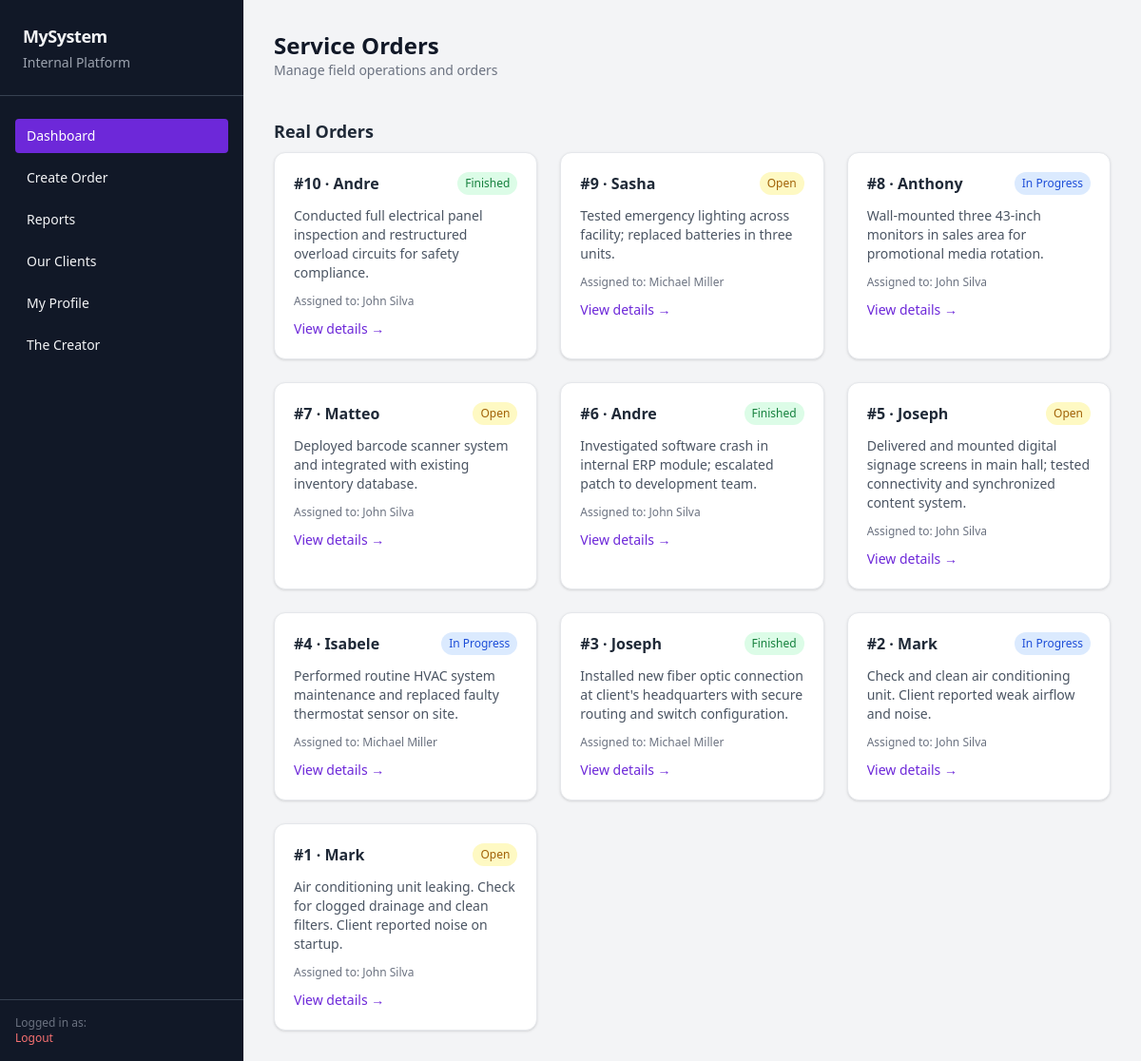
/dashboard/ (signed in), run on the app's committed database.
### app/models.py (models this page shows, shortened)
class ServiceOrder(models.Model):
    STATUS_CHOICES = [
        ('open', 'Open'),
        ('in_progress', 'In Progress'),
        ('finished', 'Finished'),
    ]
    client = models.ForeignKey(Client, on_delete=models.CASCADE)
    description = models.TextField()
    status = models.CharField(max_length=20, choices=STATUS_CHOICES, default='open')
    created_at = models.DateTimeField(auto_now_add=True)
    updated_at = models.DateTimeField(auto_now=True)
    created_by = models.ForeignKey(User, on_delete=models.PROTECT, related_name='created_orders')
    assigned_to = models.ForeignKey(User, on_delete=models.SET_NULL, null=True, blank=True, related_name='assigned_orders')

class Client(models.Model):
    name = models.CharField(max_length=150)
    address = models.CharField(max_length=255)
    contact = models.CharField(max_length=100, blank=True)

class User(AbstractUser):
    ROLE_CHOICES = (
        ('technician', 'Technician'),
        ('manager', 'Manager'),
    )
    role = models.CharField(max_length=20, choices=ROLE_CHOICES)
    full_name = models.CharField(max_length=150)

### app/views.py (the view)
# urls.py: path('', lambda request: redirect('dashboard'), name='home'),
@login_required
def dashboard(request):
    orders = ServiceOrder.objects.all().order_by("-created_at")
    demo_orders = request.session.get("demo_orders", []) if is_demo_user(request.user) else []
    return render(request, 'dashboard.html', {
        "orders": orders,
        "demo_orders": demo_orders,
        "demo": is_demo_user(request.user)
    })

### app/views.py (called while the page is built)
def is_demo_user(user):
    return user.username == "demo"

### templates/dashboard.html (shortened to what this page needs)
{% load static %}
<!DOCTYPE html>
<html lang="en">
<head>
  <script src="https://cdn.tailwindcss.com"></script>
</head>
<body class="bg-gray-100 text-gray-900 min-h-screen">
  <div class="flex h-screen overflow-hidden">
    <aside class="w-64 bg-gray-900 text-gray-100 flex flex-col justify-between">
      <div>
        <div class="p-6 border-b border-gray-700">
          <h1 class="text-lg font-bold tracking-tight">MySystem</h1>
          <p class="text-sm text-gray-400 mt-1">Internal Platform</p>
        </div>
        <nav class="px-4 py-6 space-y-2 text-sm font-medium">
          <a href="{% url 'dashboard' %}" class="block px-3 py-2 rounded bg-violet-700 text-white">Dashboard</a>
          <a href="{% url 'create_service_order' %}" class="block px-3 py-2 rounded hover:bg-gray-800">Create Order</a>
          <a href="{% url 'reports' %}" class="block px-3 py-2 rounded hover:bg-gray-800">Reports</a>
          <a href="{% url 'see_clients' %}" class="block px-3 py-2 rounded hover:bg-gray-800">Our Clients</a>
          <a href="{% url 'my_profile' %}" class="block px-3 py-2 rounded hover:bg-gray-800">My Profile</a>
          <a href="{% url 'portfolio' %}" class="block px-3 py-2 rounded hover:bg-gray-800">The Creator</a>
        </nav>
      </div>
      <div class="p-4 text-xs text-gray-500 border-t border-gray-700">
        Logged in as: {{ request.user.full_name }}<br />
        <a href="{% url 'logout' %}" class="text-red-400 hover:underline">Logout</a>
      </div>
    </aside>
    <main class="flex-1 p-8 overflow-y-auto space-y-10">
      <div class="flex items-center justify-between">
        <div>
          <h2 class="text-2xl font-bold">Service Orders</h2>
          <p class="text-sm text-gray-500">Manage field operations and orders</p>
        </div>
      </div>
      <section>
        <h3 class="text-lg font-semibold text-gray-800 mb-2">Real Orders</h3>
        <div class="grid grid-cols-1 md:grid-cols-2 lg:grid-cols-3 gap-6" id="orders-list">
          {% for order in orders %}
            <div class="bg-white rounded-xl shadow p-5 border border-gray-200 hover:shadow-md transition">
              <div class="flex justify-between items-start mb-3">
                <h4 class="text-md font-semibold text-gray-800">#{{ order.id }} · {{ order.client.name }}</h4>
                <span class="text-xs px-2 py-1 rounded-full
                  {% if order.status == 'open' %} bg-yellow-100 text-yellow-700
                  {% elif order.status == 'in_progress' %} bg-blue-100 text-blue-700
                  {% elif order.status == 'finished' %} bg-green-100 text-green-700
                  {% endif %} font-medium">
                  {{ order.get_status_display }}
                </span>
              </div>
              <p class="text-sm text-gray-600 mb-3">{{ order.description|truncatewords:20 }}</p>
              <p class="text-xs text-gray-500 mb-2">
                Assigned to:
                {% if order.assigned_to %}
                  {{ order.assigned_to.full_name }}
                {% else %}
                  <span class="italic text-gray-400">Unassigned</span>
                {% endif %}
              </p>
              <a href="{% url 'order_detail' order.id %}" class="text-sm text-violet-700 hover:underline font-medium">
                View details →
              </a>
            </div>
          {% empty %}
            <p class="text-sm text-gray-400">No service orders found.</p>
          {% endfor %}
        </div>
      </section>
    </main>
  </div>
</body>
</html>

### data on the page
ServiceOrder: id "10", client.name "Andre", status "Finished", description "Conducted full electrical panel inspection and restructured overload circuits for safety compliance.", assigned_to.full_name "John Silva"
ServiceOrder: id "9", client.name "Sasha", status "Open", description "Tested emergency lighting across facility; replaced batteries in three units.", assigned_to.full_name "Michael Miller"
ServiceOrder: id "8", client.name "Anthony", status "In Progress", description "Wall-mounted three 43-inch monitors in sales area for promotional media rotation.", assigned_to.full_name "John Silva"
ServiceOrder: id "7", client.name "Matteo", status "Open", description "Deployed barcode scanner system and integrated with existing inventory database.", assigned_to.full_name "John Silva"
ServiceOrder: id "6", client.name "Andre", status "Finished", description "Investigated software crash in internal ERP module; escalated patch to development team.", assigned_to.full_name "John Silva"
ServiceOrder: id "5", client.name "Joseph", status "Open", description "Delivered and mounted digital signage screens in main hall; tested connectivity and synchronized content system.", assigned_to.full_name "John Silva"
ServiceOrder: id "4", client.name "Isabele", status "In Progress", description "Performed routine HVAC system maintenance and replaced faulty thermostat sensor on site.", assigned_to.full_name "Michael Miller"
ServiceOrder: id "3", client.name "Joseph", status "Finished", description "Installed new fiber optic connection at client's headquarters with secure routing and switch configuration.", assigned_to.full_name "Michael Miller"
ServiceOrder: id "2", client.name "Mark", status "In Progress", description "Check and clean air conditioning unit. Client reported weak airflow and noise.", assigned_to.full_name "John Silva"
ServiceOrder: id "1", client.name "Mark", status "Open", description "Air conditioning unit leaking. Check for clogged drainage and clean filters. Client reported noise on startup.", assigned_to.full_name "John Silva"
